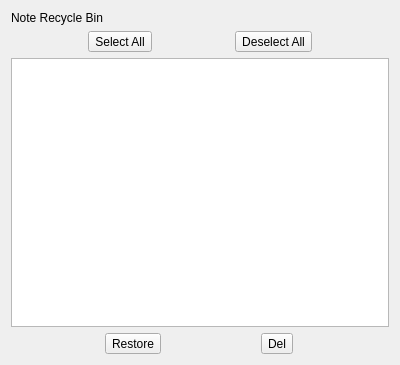
<?xml version="1.0" encoding="UTF-8"?>
<ui version="4.0">
 <class>NoteRecycleBin</class>
 <widget class="QDialog" name="NoteRecycleBin">
  <property name="geometry">
   <rect>
    <x>0</x>
    <y>0</y>
    <width>400</width>
    <height>365</height>
   </rect>
  </property>
  <property name="windowTitle">
   <string>Dialog</string>
  </property>
  <layout class="QVBoxLayout" name="verticalLayout">
   <item>
    <widget class="QLabel" name="label">
     <property name="text">
      <string>Note Recycle Bin</string>
     </property>
    </widget>
   </item>
   <item>
    <layout class="QHBoxLayout" name="horizontalLayout">
     <item>
      <widget class="QToolButton" name="btnSelAll">
       <property name="text">
        <string>Select All</string>
       </property>
      </widget>
     </item>
     <item>
      <widget class="QToolButton" name="btnDesAll">
       <property name="text">
        <string>Deselect All</string>
       </property>
      </widget>
     </item>
    </layout>
   </item>
   <item>
    <widget class="QListWidget" name="listNoteRecycle"/>
   </item>
   <item>
    <layout class="QHBoxLayout" name="horizontalLayout_2">
     <item>
      <widget class="QToolButton" name="btnRestore">
       <property name="text">
        <string>Restore</string>
       </property>
      </widget>
     </item>
     <item>
      <widget class="QToolButton" name="btnDel">
       <property name="text">
        <string>Del</string>
       </property>
      </widget>
     </item>
    </layout>
   </item>
  </layout>
 </widget>
 <resources/>
 <connections/>
</ui>
